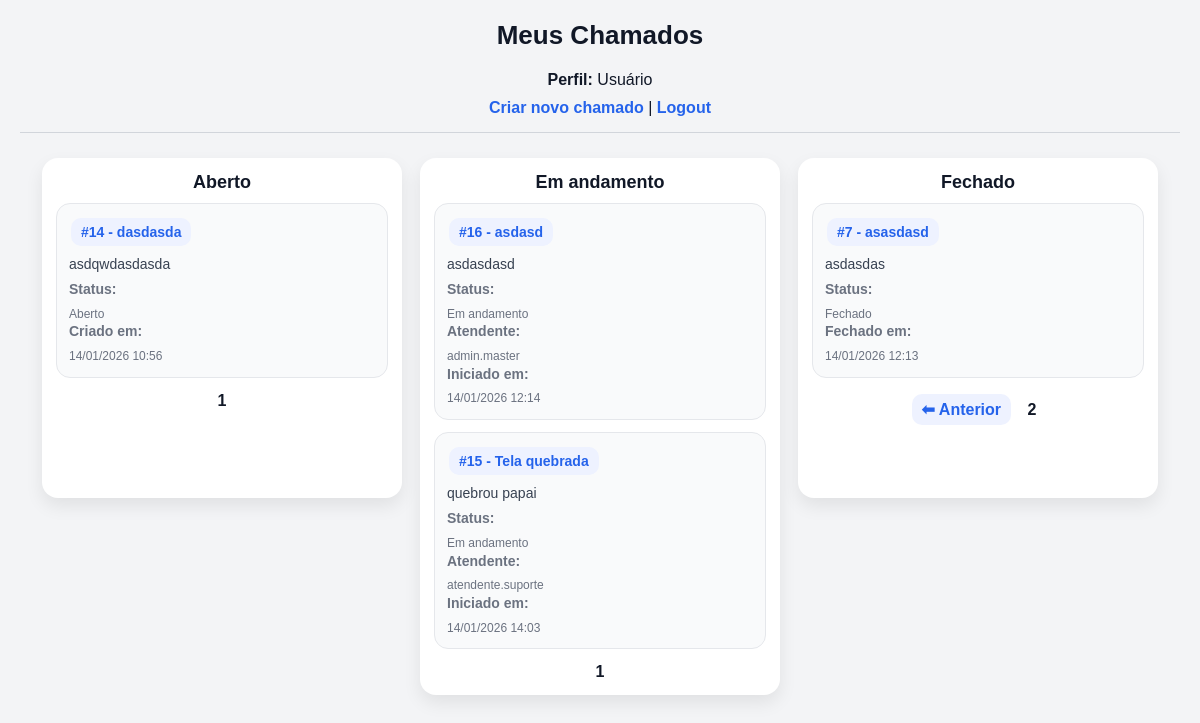
The page /meus-chamados?abertos_page=1&andamento_page=1&fechados_page=2 (signed in) on the database its author committed.
### tables this page shows
CREATE TABLE tickets (
    id INTEGER PRIMARY KEY AUTOINCREMENT, -- ID único do chamado (auto incremento)

    titulo TEXT NOT NULL,                 -- Título do chamado
    descricao TEXT NOT NULL,              -- Descrição do problema

    status TEXT NOT NULL,                 -- Status do ticket: Aberto | Em andamento | Fechado

    user_id INTEGER NOT NULL,             -- ID do usuário que criou o chamado

    attendant_id INTEGER,                 -- ID do atendente responsável (pode ser NULL)

    created_at TEXT NOT NULL,             -- Data/hora de criação do chamado

    started_at TEXT,                      -- Data/hora de início do atendimento (pode ser NULL)
    closed_at TEXT,                       -- Data/hora de fechamento (pode ser NULL)

    is_hidden INTEGER NOT NULL,           -- 0 = visível | 1 = oculto (soft delete)

    hidden_by INTEGER,                    -- ID de quem ocultou (atendente/admin)
    hidden_at TEXT                        -- Data/hora que foi ocultado
);

CREATE TABLE users (
    id INTEGER PRIMARY KEY AUTOINCREMENT,
    username TEXT NOT NULL UNIQUE,
    email TEXT,
    senha TEXT NOT NULL,
    is_admin INTEGER NOT NULL
);

### app.py (the view)
@app.route('/meus-chamados')
def meus_chamados():
    if 'user_id' not in session:
        return redirect(url_for('login'))
    if session.get('nivel') != 0:
        return redirect(url_for('dashboard'))
    abertos_page = int(request.args.get('abertos_page', 1))
    andamento_page = int(request.args.get('andamento_page', 1))
    fechados_page = int(request.args.get('fechados_page', 1))
    base_select = """
        SELECT
            tickets.id,
            tickets.titulo,
            tickets.descricao,
            tickets.status,
            tickets.created_at,
            tickets.started_at,
            tickets.closed_at,
            tickets.is_hidden,
            creator.username,
            attendant.username
        FROM tickets
        JOIN users AS creator ON tickets.user_id = creator.id
        LEFT JOIN users AS attendant ON tickets.attendant_id = attendant.id
        WHERE tickets.is_hidden = 0
          AND tickets.user_id = ?
    """
    abertos, abertos_has_prev, abertos_has_next = paginar_por_status(
        base_select + " AND tickets.status = 'Aberto'",
        (session['user_id'],),
        abertos_page
    )
    andamento, andamento_has_prev, andamento_has_next = paginar_por_status(
        base_select + " AND tickets.status = 'Em andamento'",
        (session['user_id'],),
        andamento_page
    )
    fechados, fechados_has_prev, fechados_has_next = paginar_por_status(
        base_select + " AND tickets.status = 'Fechado'",
        (session['user_id'],),
        fechados_page
    )
    return render_template(
        'meus_chamados_kanban.html',
        abertos=abertos,
        andamento=andamento,
        fechados=fechados,
        abertos_page=abertos_page,
        abertos_has_prev=abertos_has_prev,
        abertos_has_next=abertos_has_next,
        andamento_page=andamento_page,
        andamento_has_prev=andamento_has_prev,
        andamento_has_next=andamento_has_next,
        fechados_page=fechados_page,
        fechados_has_prev=fechados_has_prev,
        fechados_has_next=fechados_has_next
    )

### app.py (called while the page is built)
def get_db_connection():
    conn = sqlite3.connect('database.db')
    conn.row_factory = sqlite3.Row  # melhora leitura (pode acessar por nome)
    return conn

def paginar_por_status(query_base, params_base, page):
    offset = (page - 1) * PER_PAGE
    conn = get_db_connection()
    cursor = conn.cursor()
    cursor.execute(f"SELECT COUNT(*) AS total FROM ({query_base})", params_base)
    total = cursor.fetchone()["total"]
    cursor.execute(query_base + " ORDER BY tickets.id DESC LIMIT ? OFFSET ?",
                   params_base + (PER_PAGE, offset))
    itens = cursor.fetchall()
    conn.close()
    has_prev = page > 1
    has_next = (offset + PER_PAGE) < total
    return itens, has_prev, has_next

### templates/meus_chamados_kanban.html (shortened to what this page needs)
{% extends "base.html" %}
{% block content %}
<h1>Meus Chamados</h1>
<p style="text-align:center;">
    <strong>Perfil:</strong> Usuário
</p>
<p style="text-align:center; margin-top:10px;">
    <a href="{{ url_for('create_ticket') }}">Criar novo chamado</a> |
    <a href="{{ url_for('logout') }}">Logout</a>
</p>
<hr>
<div class="kanban">
    <div class="coluna">
        <h3>Aberto</h3>
        {% for t in abertos %}
            <div class="card">
                <strong>
                    <a href="{{ url_for('ticket_detail', ticket_id=t[0]) }}">
                        #{{ t[0] }} - {{ t[1] }}
                    </a>
                </strong>
                <p>{{ t[2] }}</p>
                <small>
                    <strong>Status:</strong> {{ t[3] }}<br>
                    <strong>Criado em:</strong> {{ t[4] }}
                </small>
            </div>
        {% else %}
            <p class="vazio">Nenhum chamado aberto.</p>
        {% endfor %}
        <div style="text-align:center; margin-top:10px;">
            <strong style="margin: 0 10px;">{{ abertos_page }}</strong>
        </div>
    </div>
    <div class="coluna">
        <h3>Em andamento</h3>
        {% for t in andamento %}
            <div class="card">
                <strong>
                    <a href="{{ url_for('ticket_detail', ticket_id=t[0]) }}">
                        #{{ t[0] }} - {{ t[1] }}
                    </a>
                </strong>
                <p>{{ t[2] }}</p>
                <small>
                    <strong>Status:</strong> {{ t[3] }}<br>
                    <strong>Atendente:</strong> {{ t[9] or "—" }}<br>
                    <strong>Iniciado em:</strong> {{ t[5] or "—" }}
                </small>
            </div>
        {% else %}
            <p class="vazio">Nenhum chamado em andamento.</p>
        {% endfor %}
        <div style="text-align:center; margin-top:10px;">
            <strong style="margin: 0 10px;">{{ andamento_page }}</strong>
        </div>
    </div>
    <div class="coluna">
        <h3>Fechado</h3>
        {% for t in fechados %}
            <div class="card">
                <strong>
                    <a href="{{ url_for('ticket_detail', ticket_id=t[0]) }}">
                        #{{ t[0] }} - {{ t[1] }}
                    </a>
                </strong>
                <p>{{ t[2] }}</p>
                <small>
                    <strong>Status:</strong> {{ t[3] }}<br>
                    <strong>Fechado em:</strong> {{ t[6] or "—" }}
                </small>
            </div>
        {% else %}
            <p class="vazio">Nenhum chamado fechado.</p>
        {% endfor %}
        <div style="text-align:center; margin-top:10px;">
            {% if fechados_has_prev %}
                <a href="{{ url_for('meus_chamados',
                    abertos_page=abertos_page,
                    andamento_page=andamento_page,
                    fechados_page=fechados_page-1
                ) }}">⬅ Anterior</a>
            {% endif %}
            <strong style="margin: 0 10px;">{{ fechados_page }}</strong>
        </div>
    </div>
</div>
{% endblock %}

### static/style.css (style rules this page uses)
* { margin: 0; padding: 0; box-sizing: border-box; }
body { font-family: Arial, Helvetica, sans-serif; background: #f3f4f6; color: #111827; padding: 20px; }
h1 { text-align: center; margin-bottom: 20px; font-size: 26px; }
a { color: #2563eb; text-decoration: none; font-weight: bold; }
hr { margin: 15px 0; border: none; border-top: 1px solid #d1d5db; }
.kanban { display: flex; gap: 18px; padding: 10px; align-items: flex-start; flex-wrap: wrap; justify-content: center; }
.coluna { background: #ffffff; padding: 14px; border-radius: 16px; width: 100%; max-width: 360px; min-height: 340px; box-shadow: 0 8px 18px rgba(0,0,0,0.08); }
.coluna h3 { text-align: center; margin-bottom: 10px; font-size: 18px; color: #111827; }
.card { background: #f9fafb; padding: 12px; border-radius: 14px; margin-bottom: 12px; border: 1px solid #e5e7eb; transition: 0.15s; }
.card strong { display: block; margin-bottom: 6px; font-size: 14px; }
.card p { margin: 8px 0; font-size: 14px; color: #374151; }
.card small { display: block; font-size: 12px; color: #6b7280; line-height: 1.4; }
.coluna > div[style*="text-align:center"] { margin-top: 14px !important; }
.coluna a { display: inline-block; padding: 6px 10px; border-radius: 10px; background: #eef2ff; margin: 2px; }

### rows shown on the page
tickets: id "14", titulo "dasdasda", descricao "asdqwdasdasda", status "Aberto", created_at "14/01/2026 10:56"
tickets: id "16", titulo "asdasd", descricao "asdasdasd", status "Em andamento", username "admin.master", started_at "14/01/2026 12:14"
tickets: id "15", titulo "Tela quebrada", descricao "quebrou papai", status "Em andamento", username "atendente.suporte", started_at "14/01/2026 14:03"
tickets: id "7", titulo "asasdasd", descricao "asdasdas", status "Fechado", closed_at "14/01/2026 12:13"

### other values the page prints
{{ abertos_page }} "1"
{{ andamento_page }} "1"
{{ fechados_page }} "2"
